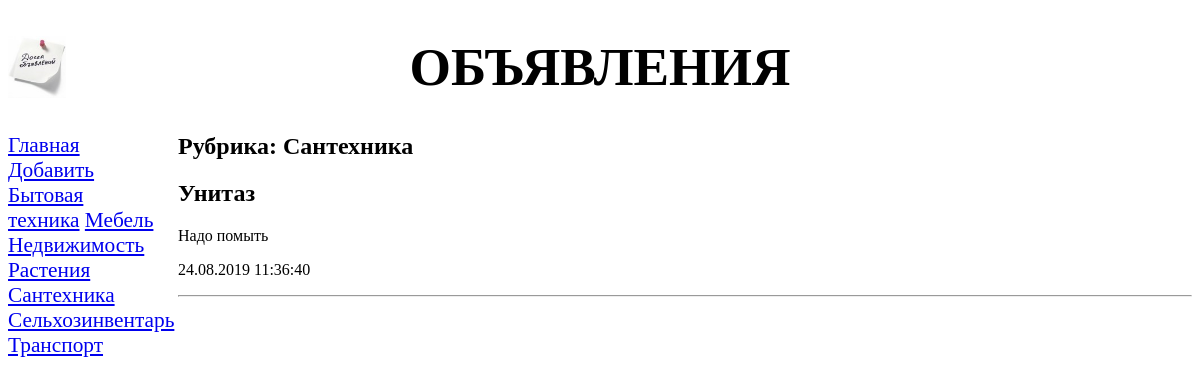
Page /bboard/6/ on the committed database.
### bboard/models.py (models this page shows, shortened)
class Rubric(models.Model):
    name = models.CharField(max_length=20, db_index=True,
                            verbose_name='Название')
    def get_absolute_url(self):
        return "/bboard/%s" % self.pk
    class Meta:
        verbose_name_plural = 'Рубрики'
        verbose_name = 'Рубрика'
        ordering = ['name']

class Bb(models.Model):
    title = models.CharField(max_length=50, verbose_name='Товар')
    content = models.TextField(null=True, blank=True, verbose_name='Описание')
    price = models.FloatField(null=True, blank=True, verbose_name='Цена')
    published = models.DateTimeField(auto_now_add=True, db_index=True, verbose_name='Опубликовано')
    rubric = models.ForeignKey('Rubric', null=True, on_delete=models.PROTECT, verbose_name='Рубрика')
    class Meta:
        verbose_name_plural = 'Объявления'
        verbose_name = 'Объявление'
        ordering = ['-published']

### bboard/views.py (the view)
# urls.py: path('<int:rubric_id>/', by_rubric, name='by_rubric'),
def by_rubric(request, rubric_id):
    bbs = Bb.objects.filter(rubric=rubric_id)
    rubrics = Rubric.objects.all()
    current_rubric = Rubric.objects.get(pk=rubric_id)
    context = {'bbs': bbs, 'rubrics': rubrics, 'current_rubric': current_rubric}
    return render(request, 'bboard/by_rubric.html', context)

### bboard/templates/bboard/by_rubric.html (shortened to what this page needs)
{% extends "layout/basic.html" %}
    {% block content %}
        <h2>Рубрика: {{ current_rubric.name }}</h2>
        {% for bb in bbs %}
        <div>
            <h2>{{ bb.title }}</h2>
            <p>{{ bb.content }}</p>
            <p>{{ bb.published|date:"d.m.Y H:i:s" }}</p>
            <hr>
        </div>
        {% endfor %}
    {% endblock %}

### bboard/templates/layout/basic.html (shortened to what this page needs)
{% load static %}
<!DOCTYPE html>
<html>
    <head>
        <link rel="stylesheet" type="text/css" href="{% static 'bboard/style.css' %}">
    </head>
    <body>
        <header>
            <h1>Объявления</h1>
        </header>
        <nav>
            <a href="{% url 'index' %}">Главная</a>
            <a href="{% url 'add' %}">Добавить</a>
            {% for rubric in rubrics %}
            <a href="{{ rubric.get_absolute_url }}">{{ rubric.name }}</a>
            {% endfor %}
        </nav>
        <section>
            {% block content %}
            {% endblock %}
        </section>
    </body>
</html>

### bboard/static/bboard/style.css (style rules this page uses)
header h1 { font-size: 40pt; text-transform: uppercase; text-align: center; background: url("bg.jpg") left / auto 100% no-repeat; }
nav { font-size: 16pt; width: 150px; float: left; }
nav a { display: block: matgin: 10px 0px; }
section { margin-left: 170px; }

### rows in the picture
Rubric: name "Бытовая техника"
Rubric: name "Мебель"
Rubric: name "Недвижимость"
Rubric: name "Растения"
Rubric: name "Сантехника"
Rubric: name "Сельхозинвентарь"
Rubric: name "Транспорт"
Bb: title "Унитаз", content "Надо помыть", published "24.08.2019 11:36:40"
